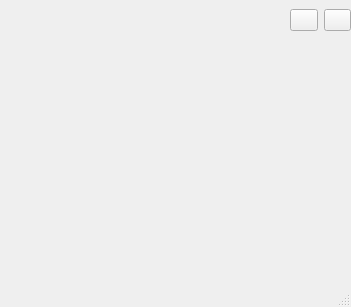
<?xml version="1.0" encoding="UTF-8"?>
<ui version="4.0">
 <class>attach</class>
 <widget class="QMainWindow" name="attach">
  <property name="geometry">
   <rect>
    <x>0</x>
    <y>0</y>
    <width>351</width>
    <height>307</height>
   </rect>
  </property>
  <property name="windowTitle">
   <string>MainWindow</string>
  </property>
  <widget class="QWidget" name="centralwidget">
   <widget class="QWidget" name="">
    <property name="geometry">
     <rect>
      <x>290</x>
      <y>0</y>
      <width>61</width>
      <height>41</height>
     </rect>
    </property>
    <layout class="QHBoxLayout" name="horizontalLayout">
     <item>
      <widget class="QPushButton" name="minButton">
       <property name="text">
        <string/>
       </property>
      </widget>
     </item>
     <item>
      <widget class="QPushButton" name="closeButton">
       <property name="text">
        <string/>
       </property>
      </widget>
     </item>
    </layout>
   </widget>
  </widget>
  <widget class="QMenuBar" name="menubar">
   <property name="geometry">
    <rect>
     <x>0</x>
     <y>0</y>
     <width>351</width>
     <height>17</height>
    </rect>
   </property>
  </widget>
  <widget class="QStatusBar" name="statusbar"/>
 </widget>
 <resources/>
 <connections/>
</ui>
